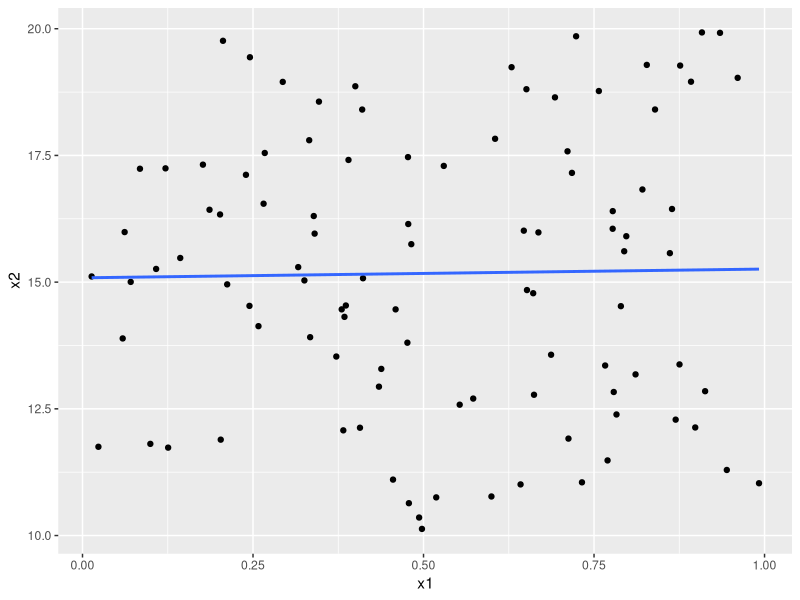
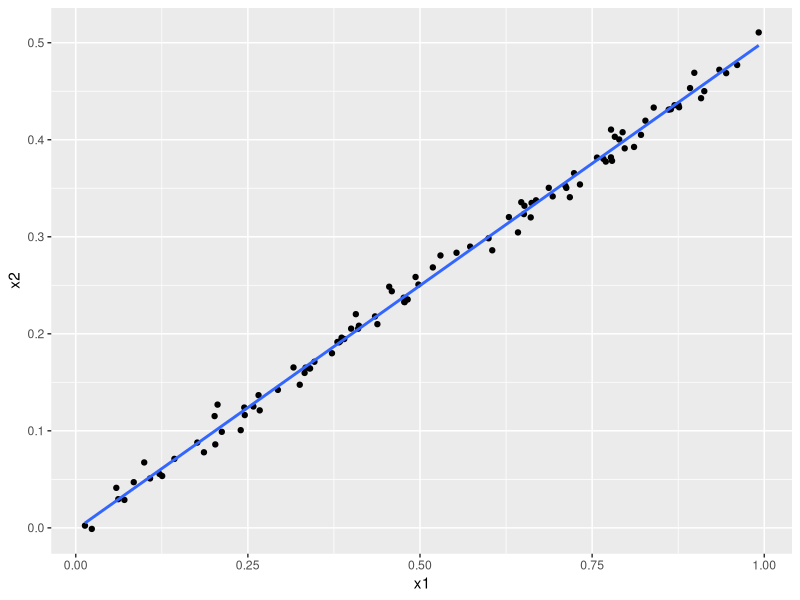
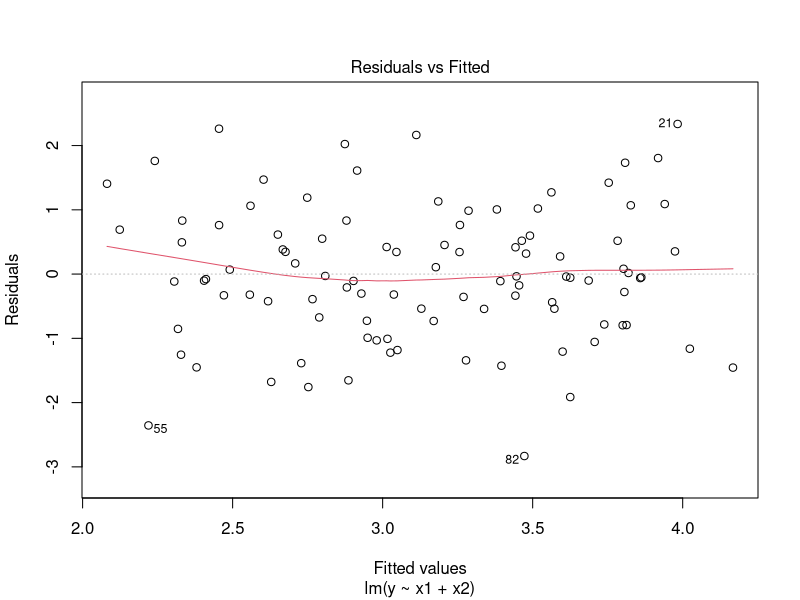
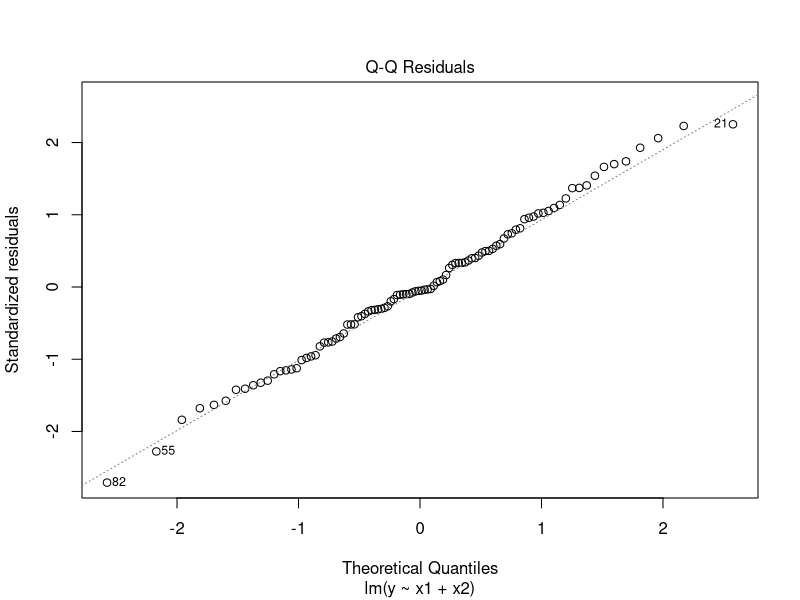
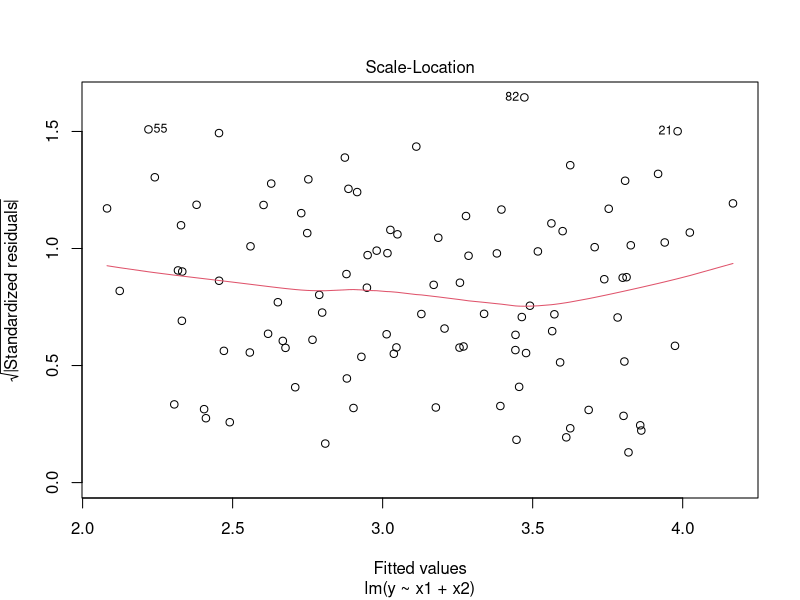
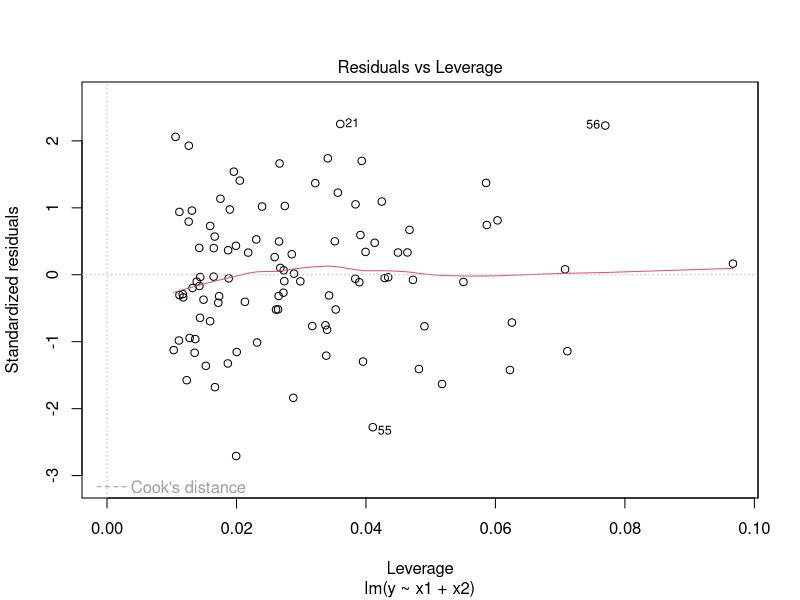
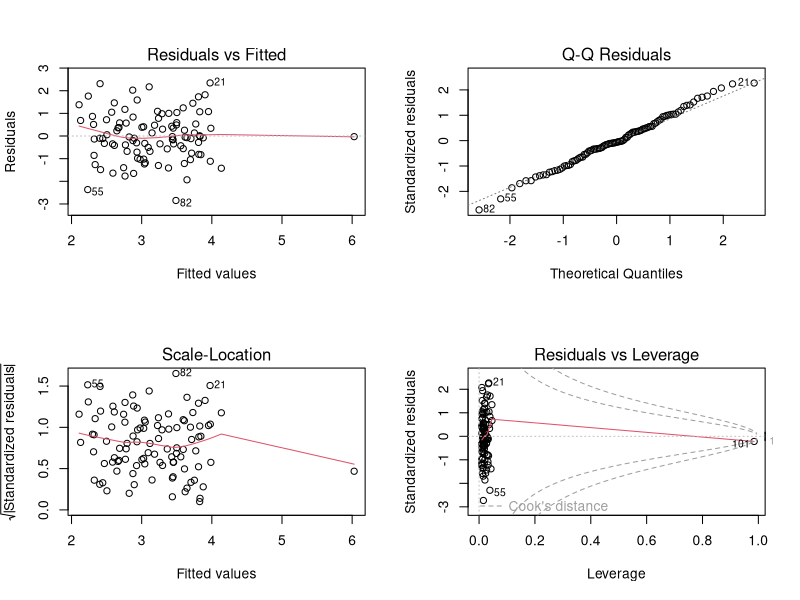
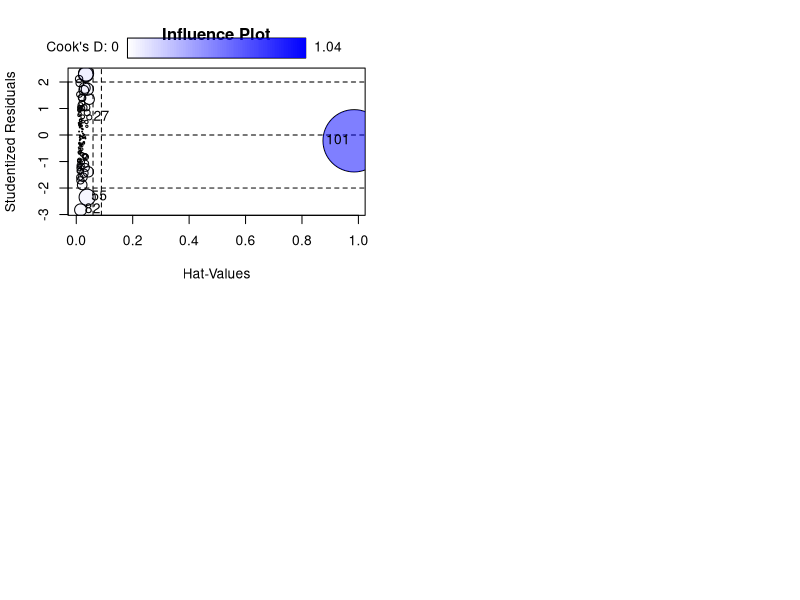

Generate these figures, in order, with R:
## ---- chunk 1
knitr::opts_chunk$set(echo = TRUE)
## ---- chunk 2
library(dplyr)
library(ggplot2)
set.seed(1)
n <- 100
x1 <- runif(n)
x2 <- runif(n,10,20)
y <- 2+2*x1+0.3*x2+rnorm(n)
trueRegDF = data.frame(x1 = x1, x2 = x2, y = y)

## ---- chunk 3
cor.test(x1,x2) #.017
ggplot(data = trueRegDF, mapping = aes(x = x1, y = x2))+
  geom_point() +
  geom_smooth(method = "lm", se = FALSE)


## ---- chunk 4
reg1 = lm(y~x1+x2, data = trueRegDF)
summary(reg1)


## ---- chunk 5
reg2 = lm(y~x1, data = trueRegDF)
summary(reg2)

## ---- chunk 6
reg3 = lm(y~x2, data = trueRegDF)
summary(reg3)

## ---- chunk 7
set.seed(1)
n <- 100
x1 <- runif(n)
x2 <- 0.5*x1+rnorm(n,0,.01)
y <- 2+2*x1+0.3*x2+rnorm(n)
trueRegDF2 = data.frame(x1 = x1, x2 = x2, y = y)

## ---- chunk 8
cor.test(x1,x2)
ggplot(data = trueRegDF2, mapping = aes(x = x1, y = x2))+
  geom_point() +
  geom_smooth(method = "lm", se = FALSE)


## ---- chunk 9
reg4 = lm(y~x1+x2, data = trueRegDF2)
summary(reg4)

plot(reg4)


## ---- chunk 10
reg5 = lm(y~x1, data = trueRegDF2)
summary(reg5)


## ---- chunk 11
reg6 = lm(y~x2, data = trueRegDF2)
summary(reg6)

## ---- chunk 12

x1 <- c(x1, 0.1)
x2 <- c(x2, 0.8)
y <- c(y, 6)

#now re-fitting
newRegDF = data.frame(x1 = x1, x2 = x2, y = y)

#repeating c)
fit1 = lm(y~x1+x2, data = newRegDF)
summary(fit1)


which.max(hatvalues(fit1)) #confirms my suspicion that 101st observation has high leverage
#it has the greatest leverage actually

par(mfrow = c(2,2))
plot(fit1)

library(car) 
influencePlot(fit1, id = "identify", main = 'Influence Plot')


## ---- chunk 13
#repeating d)
 fit2 = lm(y~x1, data = newRegDF)
summary(fit2)
par(mfrow = c(2,2))
plot(fit2)

which.max(hatvalues(fit2))

## ---- chunk 14
fit3 = lm(y~x2,data =newRegDF)
summary(fit3)
par(mfrow = c(2,2))
plot(fit3)
which.max(hatvalues(fit3))


